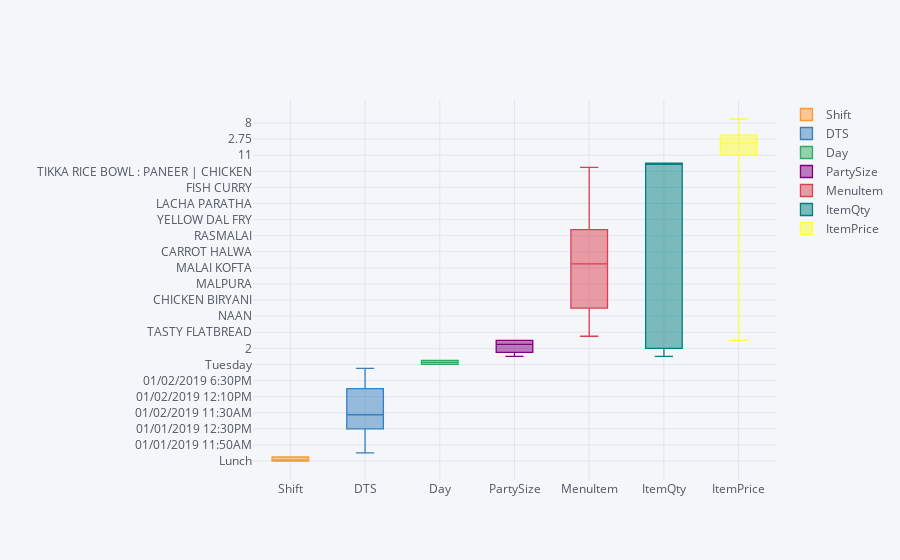

Notebook code cell kept with this figure:
### Code cell
df[['Shift','DTS','Day','PartySize','MenuItem','ItemQty','ItemPrice']].iplot(kind='box')
plt.tight_layout()

### Figure 1 — Plotly figure (JSON) as saved in the notebook; plotly's stock layout.template omitted (floating-point values rounded to 4 significant figures; data arrays with more than 128 entries replaced by an {"elided": "..."} marker saying what was removed)
{"data": [{"boxpoints": false, "line": {"width": 1.3}, "marker": {"color": "rgba(255, 153, 51, 1.0)"}, "name": "Shift", "orientation": "v", "type": "box", "y": {"elided": "200 str values"}}, {"boxpoints": false, "line": {"width": 1.3}, "marker": {"color": "rgba(55, 128, 191, 1.0)"}, "name": "DTS", "orientation": "v", "type": "box", "y": {"elided": "200 str values"}}, {"boxpoints": false, "line": {"width": 1.3}, "marker": {"color": "rgba(50, 171, 96, 1.0)"}, "name": "Day", "orientation": "v", "type": "box", "y": {"elided": "200 str values"}}, {"boxpoints": false, "line": {"width": 1.3}, "marker": {"color": "rgba(128, 0, 128, 1.0)"}, "name": "PartySize", "orientation": "v", "type": "box", "y": {"elided": "200 str values"}}, {"boxpoints": false, "line": {"width": 1.3}, "marker": {"color": "rgba(219, 64, 82, 1.0)"}, "name": "MenuItem", "orientation": "v", "type": "box", "y": {"elided": "200 str values"}}, {"boxpoints": false, "line": {"width": 1.3}, "marker": {"color": "rgba(0, 128, 128, 1.0)"}, "name": "ItemQty", "orientation": "v", "type": "box", "y": {"elided": "200 int values"}}, {"boxpoints": false, "line": {"width": 1.3}, "marker": {"color": "rgba(255, 255, 51, 1.0)"}, "name": "ItemPrice", "orientation": "v", "type": "box", "y": {"elided": "200 float values"}}], "layout": {"legend": {"bgcolor": "#F5F6F9", "font": {"color": "#4D5663"}}, "paper_bgcolor": "#F5F6F9", "plot_bgcolor": "#F5F6F9", "title": {"font": {"color": "#4D5663"}}, "xaxis": {"gridcolor": "#E1E5ED", "showgrid": true, "tickfont": {"color": "#4D5663"}, "title": {"font": {"color": "#4D5663"}, "text": ""}, "zerolinecolor": "#E1E5ED"}, "yaxis": {"gridcolor": "#E1E5ED", "showgrid": true, "tickfont": {"color": "#4D5663"}, "title": {"font": {"color": "#4D5663"}, "text": ""}, "zerolinecolor": "#E1E5ED"}}}
